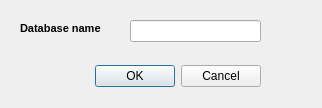
<?xml version="1.0" encoding="UTF-8"?>
<ui version="4.0">
 <class>Dialog</class>
 <widget class="QDialog" name="Dialog">
  <property name="geometry">
   <rect>
    <x>0</x>
    <y>0</y>
    <width>322</width>
    <height>108</height>
   </rect>
  </property>
  <property name="windowTitle">
   <string>Dialog</string>
  </property>
  <widget class="QDialogButtonBox" name="buttonBox">
   <property name="geometry">
    <rect>
     <x>70</x>
     <y>60</y>
     <width>191</width>
     <height>32</height>
    </rect>
   </property>
   <property name="orientation">
    <enum>Qt::Horizontal</enum>
   </property>
   <property name="standardButtons">
    <set>QDialogButtonBox::Cancel|QDialogButtonBox::Ok</set>
   </property>
  </widget>
  <widget class="QLabel" name="label">
   <property name="geometry">
    <rect>
     <x>20</x>
     <y>20</y>
     <width>101</width>
     <height>16</height>
    </rect>
   </property>
   <property name="font">
    <font>
     <pointsize>8</pointsize>
     <weight>75</weight>
     <bold>true</bold>
    </font>
   </property>
   <property name="text">
    <string>Database name</string>
   </property>
  </widget>
  <widget class="QLineEdit" name="textEdit">
   <property name="geometry">
    <rect>
     <x>130</x>
     <y>20</y>
     <width>131</width>
     <height>22</height>
    </rect>
   </property>
  </widget>
 </widget>
 <resources/>
 <connections>
  <connection>
   <sender>buttonBox</sender>
   <signal>accepted()</signal>
   <receiver>Dialog</receiver>
   <slot>accept()</slot>
   <hints>
    <hint type="sourcelabel">
     <x>248</x>
     <y>254</y>
    </hint>
    <hint type="destinationlabel">
     <x>157</x>
     <y>274</y>
    </hint>
   </hints>
  </connection>
  <connection>
   <sender>buttonBox</sender>
   <signal>rejected()</signal>
   <receiver>Dialog</receiver>
   <slot>reject()</slot>
   <hints>
    <hint type="sourcelabel">
     <x>316</x>
     <y>260</y>
    </hint>
    <hint type="destinationlabel">
     <x>286</x>
     <y>274</y>
    </hint>
   </hints>
  </connection>
 </connections>
</ui>
